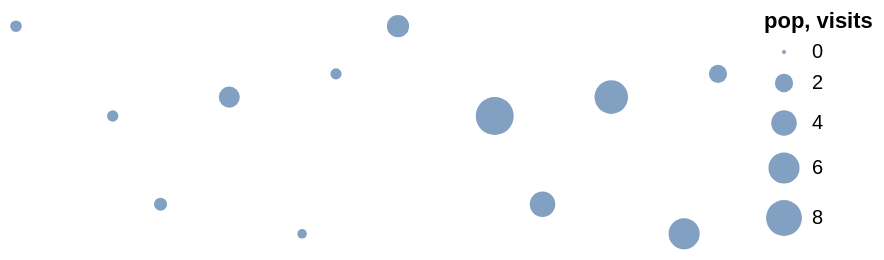

The Vega-Lite source for this figure:
### Vega-Lite specification from a JSON file in a GitHub repository (floating-point values rounded to 4 significant figures)
{"$schema": "https://vega.github.io/schema/vega-lite/v6.json", "padding": 5, "autosize": "pad", "repeat": ["pop", "visits"], "spec": {"width": 160, "height": 120, "data": {"values": [{"city": "Seattle", "lon": -122.3, "lat": 47.61, "pop": 0.74, "kind": "port", "visits": 3}, {"city": "Denver", "lon": -105.0, "lat": 39.74, "pop": 0.71, "kind": "hub", "visits": 9}, {"city": "Austin", "lon": -97.74, "lat": 30.27, "pop": 0.96, "kind": "hub", "visits": 4}, {"city": "Chicago", "lon": -87.63, "lat": 41.88, "pop": 2.7, "kind": "hub", "visits": 7}, {"city": "Boston", "lon": -71.06, "lat": 42.36, "pop": 0.68, "kind": "port", "visits": 2}, {"city": "Miami", "lon": -80.19, "lat": 25.76, "pop": 0.47, "kind": "port", "visits": 6}]}, "projection": {"type": "albersUsa"}, "mark": "circle", "encoding": {"longitude": {"field": "lon", "type": "quantitative"}, "latitude": {"field": "lat", "type": "quantitative"}, "size": {"field": {"repeat": "repeat"}, "type": "quantitative"}}}}
